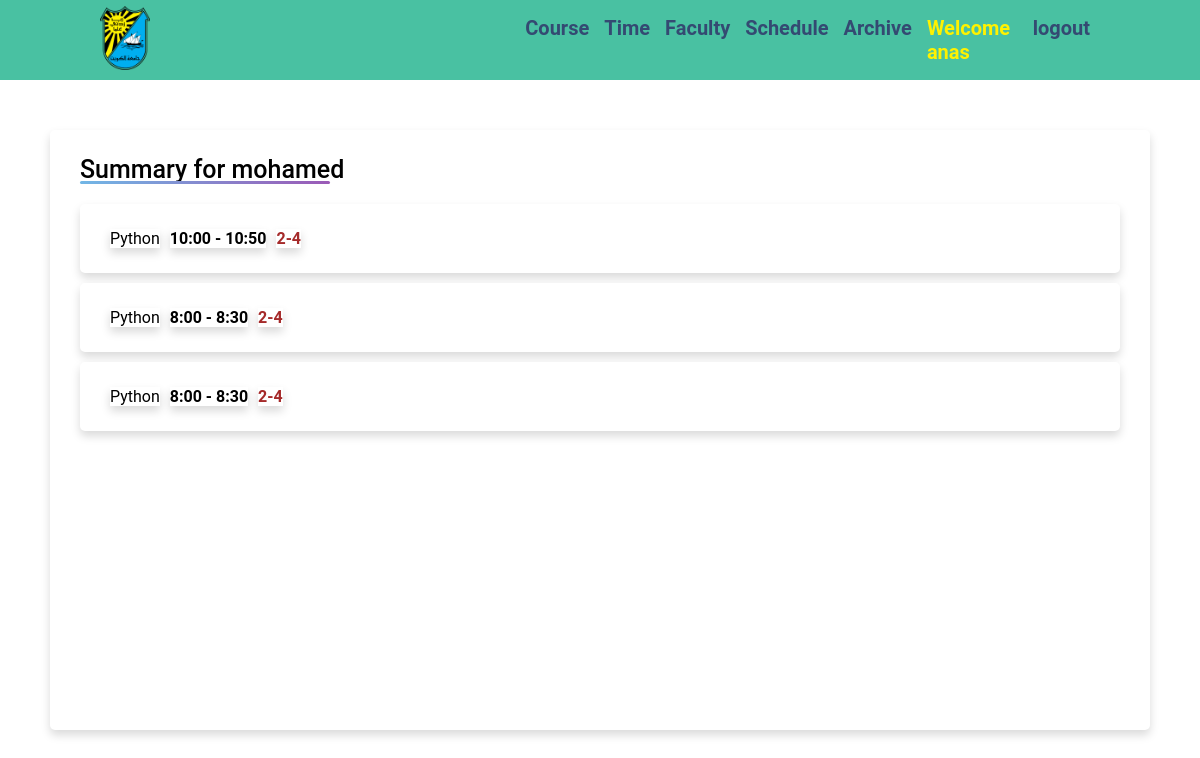
/archive-user-summary/10 (signed in), run on the app's committed database.
### base/models.py (models this page shows)
class User(AbstractUser):
    serialNumber = models.CharField(max_length=100, null=True)
    teaching = models.BooleanField(default=False, null=True)
    vip = models.BooleanField(default=False, null=True)
    report = models.CharField(max_length=10, null=True)
    REQUIRED_FIELDS = []

class Desires_model(models.Model):
    user = models.ForeignKey(User, on_delete=models.CASCADE, null=True)
    d1 = models.CharField(max_length=100, null=True)
    d1t1 = models.CharField(max_length=100, null=True)
    d1t2 = models.CharField(max_length=100, null=True)
    d1t3 = models.CharField(max_length=100, null=True)
    day1 = models.CharField(max_length=100, null=True)
    d2 = models.CharField(max_length=100, null=True)
    d2t1 = models.CharField(max_length=100, null=True)
    d2t2 = models.CharField(max_length=100, null=True)
    d2t3 = models.CharField(max_length=100, null=True)
    day2 = models.CharField(max_length=100, null=True)
    d3 = models.CharField(max_length=100, null=True)
    d3t1 = models.CharField(max_length=100, null=True)
    d3t2 = models.CharField(max_length=100, null=True)
    d3t3 = models.CharField(max_length=100, null=True)
    day3 = models.CharField(max_length=100, null=True)
    d4 = models.CharField(max_length=100, null=True)
    d4t1 = models.CharField(max_length=100, null=True)
    d4t2 = models.CharField(max_length=100, null=True)
    d4t3 = models.CharField(max_length=100, null=True)
    day4 = models.CharField(max_length=100, null=True)
    d5 = models.CharField(max_length=100, null=True)
    d5t1 = models.CharField(max_length=100, null=True)
    d5t2 = models.CharField(max_length=100, null=True)
    d5t3 = models.CharField(max_length=100, null=True)
    day5 = models.CharField(max_length=100, null=True)
    def __str__(self):
        return str(self.user)

### base/views.py (the view)
# urls.py: path('archive-user-summary/<str:pk>', views.archive_user_summary_page, name='archive_user_summary_page'),
@login_required(login_url='login_page')
def archive_user_summary_page(request, pk):
    model1 = Desires_model.objects.filter(user = pk)
    try:
        model1_username = Desires_model.objects.get(user = pk)
    except Desires_model.DoesNotExist:
        model1_username = None
    context = {'model1':model1, 'model1_username':model1_username}
    return render(request, 'base/archive_user_summary_page.html', context)

### base/templates/base/archive_user_summary_page.html (shortened to what this page needs)
{% extends 'core3.html' %}
{% block content %}
<div class="teacher-main_container">
    <div class = "teacher-container">
        {% if model1_username == None  %}
        <div class="title">User not Registered ...</div>
        {% else %}
        <div class="title">Summary for {{model1_username}}</div>
        {% endif %}
        <div class = "summary-content">
            {% for item in model1 %}
            <div class = "sdetail">
                <span>{{item.d1}}</span>
                <span>{{item.d1t1}}</span>
                <span>{{item.day1}}</span>
            </div>
            <div class = "sdetail">
                <span>{{item.d2}}</span>
                <span>{{item.d2t1}}</span>
                <span>{{item.day2}}</span>
            </div>
            <div class = "sdetail">
                <span>{{item.d3}}</span>
                <span>{{item.d3t1}}</span>
                <span>{{item.day3}}</span>
            </div>
            {% endfor %}
        </div>
    </div>
</div>
{% endblock content %}

### templates/navebar2.html (shortened to what this page needs)
<header>
    <ul class="navbar">
      <div class = 'navbar-main'>
        <img src="\media\images\logo.png" alt="">
      </div>
      <div class="navbar-items">
        {% if request.user.is_authenticated %}
        <a class= "logout-hover" href="{% url 'course_page' %}"><li>Course</li></a>
        <a class= "logout-hover" href="{% url 'time_page' %}"><li>Time</li></a>
        <a  class= "logout-hover" href="{% url 'faculty_page_detail' %}"><li>Faculty</li></a>
        <a class= "logout-hover" href="{% url 'schedule_course_page' %}"><li>Schedule</li></a>
        <a  class= "logout-hover" href="{% url 'archive_page' %}"><li>Archive</li></a>
        <a class = "welcome-user" href=""><li>Welcome {{request.user}}</li></a>
        <a class = "logout-hover" href="{% url 'logout_page' %}"><li>logout</li></a>
        {% endif %}
      </div>
    </ul>
  </header>

### static/styles/main.css (style rules this page uses)
* { padding: 0; margin: 0; box-sizing: border-box; scroll-behavior: smooth; list-style: none; text-decoration: none; font-family: "Roboto", sans-serif; }
:root { --bg-color-1: #344a72; --bg-color-2 : #ffff; --button-color: #49c1a2; --icon--color:#fff200; }
header { background-color: var(--button-color); position: fixed; top: 0; right: 0; width: 100%; z-index: 1000; }
.navbar { display: flex; align-items: center; justify-content: space-between; padding: 10px 100px; width: 100%; height: 80px; }
.navbar-main { width: 50%; }
.navbar-main img { width: 50px; height: auto; }
.navbar-items { display: flex; gap: 15px; width: 70%; padding: 10px; float: right; justify-content: right; }
.navbar-items a { color: var(--bg-color-2); font-weight: 700; font-size: 20px; pointer-events: none; }
.navbar-items .logout-hover { pointer-events:fill; color: var(--bg-color-1); transition: 0.4s; }
.navbar-items .welcome-user { color: var(--icon--color) }
body { background-color: var(--bg-color-1); }
.teacher-main_container { position: fixed; top: 30px; width: 100vw; height: 100vh; display: flex; flex-direction: column; justify-content: center; align-items: center; background-color: var(--bg-color-2); }
.teacher-container { max-width: 1100px; width: 100%; height: 600px; background-color: #fff; padding: 25px 30px; border-radius: 5px; box-shadow: 0 5px 10px rgba(0,0,0,0.15); scroll-behavior: auto; }
.teacher-container .title { font-size: 25px; font-weight: 500; position: relative; }
.teacher-container .title::before { content: ""; position: absolute; left: 0; bottom: 0; height: 3px; width: 250px; border-radius: 5px; background: linear-gradient(135deg, #71b7e6, #9b59b6); }
.summary-content { display: flex; flex-direction: column; margin-top: 20px; gap:10px }
.summary-content .sdetail { background-color: var(--bg-color-2); padding: 25px 30px; border-radius: 5px; box-shadow: 0 5px 10px rgba(0,0,0,0.15); display: flex; flex-direction: row; gap: 10px; }
.summary-content .sdetail span { box-shadow: 0 5px 10px rgba(0,0,0,0.15); }
.summary-content .sdetail span:nth-child(2) { color: black; font-weight: bold; }
.summary-content .sdetail span:nth-child(3) { color: brown; font-weight: bold; }

### data on the page
User: user "anas"
Desires_model: user.username "mohamed", d1 "Python", d1t1 "10:00 - 10:50", day1 "2-4", d2 "Python", d2t1 "8:00 - 8:30", day2 "2-4", d3 "Python", d3t1 "8:00 - 8:30", day3 "2-4"
